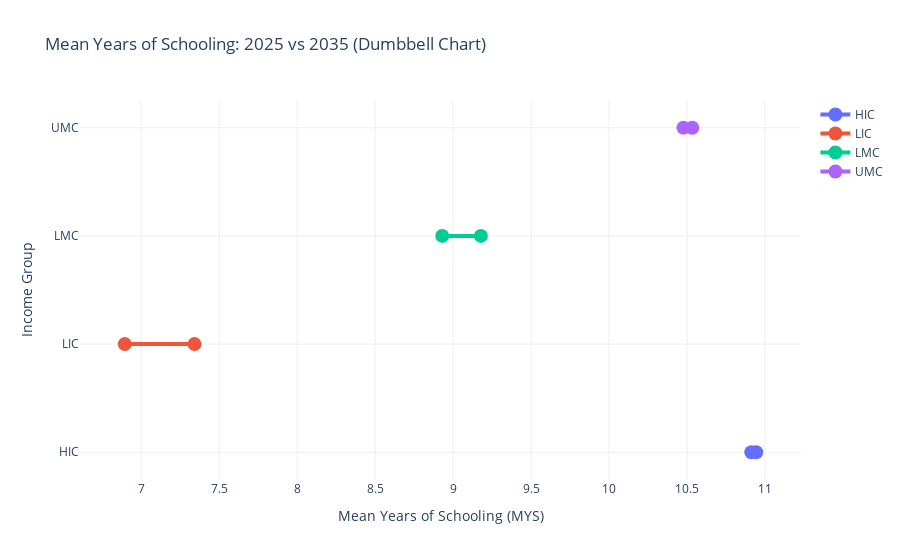

Notebook source saved alongside this figure:
### Code cell
fig = go.Figure()

for i, row in final.iterrows():
    fig.add_trace(go.Scatter(
        x=[row["mys_2025"], row["mys_2035"]],
        y=[row["income_group"], row["income_group"]],
        mode="lines+markers",
        marker=dict(size=14),
        line=dict(width=4),
        name=row["income_group"]
    ))

fig.update_layout(
    title="Mean Years of Schooling: 2025 vs 2035 (Dumbbell Chart)",
    xaxis_title="Mean Years of Schooling (MYS)",
    yaxis_title="Income Group",
    template="plotly_white"
)

fig.show()

### Figure 1 — Plotly figure (JSON) as saved in the notebook; plotly's stock layout.template omitted (floating-point values rounded to 4 significant figures)
{"data": [{"line": {"width": 4}, "marker": {"size": 14}, "mode": "lines+markers", "name": "HIC", "type": "scatter", "x": [10.94, 10.91], "y": ["HIC", "HIC"]}, {"line": {"width": 4}, "marker": {"size": 14}, "mode": "lines+markers", "name": "LIC", "type": "scatter", "x": [6.895, 7.342], "y": ["LIC", "LIC"]}, {"line": {"width": 4}, "marker": {"size": 14}, "mode": "lines+markers", "name": "LMC", "type": "scatter", "x": [8.93, 9.178], "y": ["LMC", "LMC"]}, {"line": {"width": 4}, "marker": {"size": 14}, "mode": "lines+markers", "name": "UMC", "type": "scatter", "x": [10.48, 10.53], "y": ["UMC", "UMC"]}], "layout": {"title": {"text": "Mean Years of Schooling: 2025 vs 2035 (Dumbbell Chart)"}, "xaxis": {"title": {"text": "Mean Years of Schooling (MYS)"}}, "yaxis": {"title": {"text": "Income Group"}}}}
